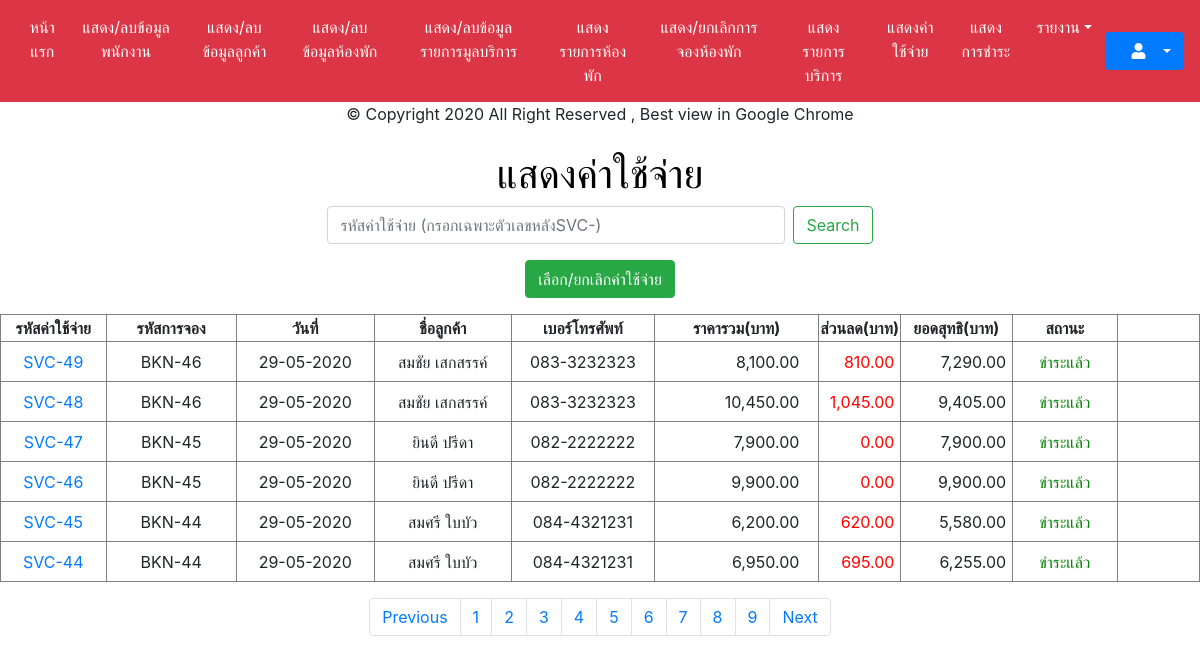
/input-output/backend/admin/show_servicecost.php, run on the app's committed database.
### tables this page shows
CREATE TABLE `servicecost` (
  `svcost_id` int(5) NOT NULL,
  `svcost_date` date DEFAULT NULL,
  `svcost_status` int(1) DEFAULT NULL,
  `svcost_total` int(6) DEFAULT NULL,
  `book_id` int(5) DEFAULT NULL,
  `receipt_id` int(5) DEFAULT NULL,
  `svcost_discount` int(5) DEFAULT NULL,
  `svcost_net` int(6) DEFAULT NULL
);

CREATE TABLE `customer` (
  `cus_id` int(5) NOT NULL,
  `cus_citizenid` varchar(13) DEFAULT NULL,
  `cus_username` varchar(20) DEFAULT NULL,
  `cus_name` varchar(50) DEFAULT NULL,
  `cus_address` varchar(100) DEFAULT NULL,
  `cus_phone` varchar(15) DEFAULT NULL,
  `cus_password` varchar(20) DEFAULT NULL,
  `cus_birthday` date DEFAULT NULL,
  `cus_email` varchar(30) DEFAULT NULL,
  `cus_status` int(1) DEFAULT NULL,
  `cus_type` int(1) DEFAULT NULL
);

### input-output/backend/admin/show_servicecost.php (the view, shortened to what this page needs)
<?php require'header.php';require'../../../public/switch.php';?>
<h1 align="center" style="color:black">แสดงค่าใช้จ่าย</h1>
<form class="form-inline justify-content-center">
<input class="form-control mr-2" type="search" size="38" placeholder="รหัสค่าใช้จ่าย (กรอกเฉพาะตัวเลขหลังSVC-)" aria-label="Search" id="search_text">
<button class="btn btn-outline-success" type="submit">Search</button></form><p></p>
<div align="center">
  <a class="btn btn-success" href="cart_receipt.php">เลือก/ยกเลิกค่าใช้จ่าย</a><p></p>
<table width="" border="1">
<thead>
  <tr>
  	  <th width="120"><div align="center">รหัสค่าใช้จ่าย</div></th>
      <th width="150" ><div align="center">รหัสการจอง</div></th>
      <th width="160" ><div align="center">วันที่</div></th>
      <th width="160" ><div align="center">ชื่อลูกค้า</div></th>
      <th width="160" ><div align="center">เบอร์โทรศัพท์</div></th>
      <th width="180"><div align="center">ราคารวม(บาท)</div></th>
      <th width="80"><div align="center">ส่วนลด(บาท)</div></th>
      <th width="120"><div align="center">ยอดสุทธิ(บาท)</div></th>
      <th width="120"><div align="center">สถานะ</div></th>
      <th width="100"><div align="center"></div></th>
  </tr>
  </thead>
  <tbody>
    <?php
      $sql = "select * from servicecost";
      $result = $db->query($sql);
$numrows = $result->num_rows;
$Per_Page = 6;
$Page = $_GET["page"];
if(!$_GET["page"])
{$Page=1;}
$Prev_Page = $Page-1;
$Next_Page = $Page+1;
$Page_Start = (($Per_Page*$Page)-$Per_Page);
if($numrows<=$Per_Page)
{$Num_Pages =1;}
else if(($numrows % $Per_Page)==0)
{$Num_Pages =($numrows/$Per_Page) ;}
else
{$Num_Pages =($numrows/$Per_Page)+1;
$Num_Pages = (int)$Num_Pages;}
$sql .=" ORDER BY svcost_id DESC LIMIT $Page_Start , $Per_Page";
$result = $db->query($sql);
      while ($row=$result->fetch_assoc()) {
      $sql1 = "select * from book where book_id = '".$row["book_id"]."' ";
      $result1 = $db->query($sql1);
      $row1 = $result1->fetch_assoc();
      $sql2 = "select * from customer where cus_id = '".$row1["cus_id"]."' ";
      $result2 = $db->query($sql2);
      $row2 = $result2->fetch_assoc();
?>
  	<tr height="40">
  		<td align="center"><a href="show_servicecost_detail.php?id=<?=$row['svcost_id']?>">SVC-<?=$row['svcost_id']?></a></td>
  		<td align="center">BKN-<?=$row['book_id']?></td>
      <td align="center"><?=dmy($row['svcost_date'])?></td>
  		<td align="center"><?=$row2['cus_name']?></td>
      <td align="center"><?=$row2['cus_phone']?></td>
  		<td align="right"><?=number_format($row['svcost_total'],2)?>&nbsp;&nbsp;&nbsp;&nbsp;</td>
      <td align="right"><font color="red"><?=number_format($row['svcost_discount'],2)?></font>&nbsp;</td>
      <td align="right"><?=number_format($row['svcost_net'],2)?>&nbsp;</td>
  		<td align="center"><?=status_svcost($row['svcost_status'])?></td>
      <?php
      if($row['svcost_status']==0){ ?>
      <td align="center"><a class="btn btn-success" href="cart_receipt.php?svcost_id=<?=$row['svcost_id']?>">เลือก</a></td>
    <?php }
      else echo "<td></td>";
    ?>
  	</tr>
<?php
          }
    ?>
  </tbody>
</table></div>
<nav aria-label="Page navigation example">
  <ul class="pagination justify-content-center">
<?php if($Prev_Page==0)$Prev_Page++;?>
    <li class="page-item"><a class="page-link" href="show_servicecost.php?page=<?=$Prev_Page;?>">Previous</a></li>
<?php for($i=1; $i<=$Num_Pages; $i++) {?>
<li class="page-item"><a class="page-link" href="show_servicecost.php?page=<?=$i;?>"><?=$i; ?></a></li>
<?php } ?>
    <li class="page-item"><a class="page-link" href="show_servicecost.php?page=<?=$Next_Page;?>">Next</a></li>
  </ul>
</body>
</html>

### public/switch.php (shortened to what this page needs)
<?php
function status_svcost($type1){switch ($type1){
case 1:return "<span style='color:green;'>ขำระแล้ว</span>";break;
default:return "ไม่พบประเภท";break;}}
function dmy($type1) {if($type1!='0000-00-00')return date_format(date_create($type1),"d-m-Y");else return $type1;}
?>

### data on the page
servicecost: svcost_id "49", book "46", svcost_date "29-05-2020", customer.cus_name "สมชัย เสกสรรค์", customer.cus_phone "083-3232323", svcost_total "8,100.00", svcost_discount "810.00", svcost_net "7,290.00", svcost_status "ขำระแล้ว"
servicecost: svcost_id "48", book "46", svcost_date "29-05-2020", customer.cus_name "สมชัย เสกสรรค์", customer.cus_phone "083-3232323", svcost_total "10,450.00", svcost_discount "1,045.00", svcost_net "9,405.00", svcost_status "ขำระแล้ว"
servicecost: svcost_id "47", book "45", svcost_date "29-05-2020", customer.cus_name "ยินดี ปรีดา", customer.cus_phone "082-2222222", svcost_total "7,900.00", svcost_discount "0.00", svcost_net "7,900.00", svcost_status "ขำระแล้ว"
servicecost: svcost_id "46", book "45", svcost_date "29-05-2020", customer.cus_name "ยินดี ปรีดา", customer.cus_phone "082-2222222", svcost_total "9,900.00", svcost_discount "0.00", svcost_net "9,900.00", svcost_status "ขำระแล้ว"
servicecost: svcost_id "45", book "44", svcost_date "29-05-2020", customer.cus_name "สมศรี ใบบัว", customer.cus_phone "084-4321231", svcost_total "6,200.00", svcost_discount "620.00", svcost_net "5,580.00", svcost_status "ขำระแล้ว"
servicecost: svcost_id "44", book "44", svcost_date "29-05-2020", customer.cus_name "สมศรี ใบบัว", customer.cus_phone "084-4321231", svcost_total "6,950.00", svcost_discount "695.00", svcost_net "6,255.00", svcost_status "ขำระแล้ว"
